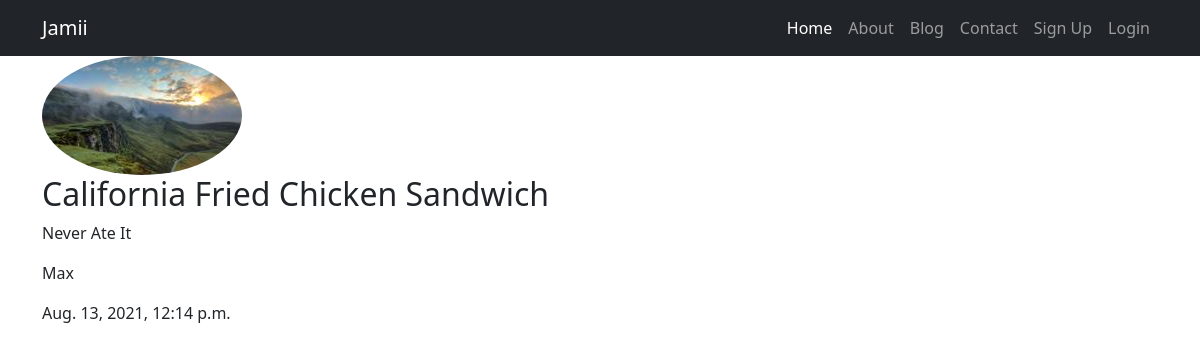
The page /blog/post/5/ on the database its author committed.
### blog/models.py (models this page shows, shortened)
class Post(models.Model):
    title = models.CharField(max_length=100)
    content = models.TextField()
    date_posted = models.DateTimeField(default=timezone.now)
    author = models.ForeignKey(User, on_delete=models.CASCADE)

### users/models.py (models this page shows, shortened)
class Profile(models.Model):
    user = models.OneToOneField(User, on_delete=models.CASCADE)
    image = models.ImageField(default='default.jpg', upload_to='profile_pics')

### blog/views.py (the view)
# urls.py: path('post/<int:pk>/', PostDetailView.as_view(), name='post-detail'),
class PostDetailView(DetailView):
    model = Post

### blog/templates/blog/post_detail.html (shortened to what this page needs)
{% extends 'blog/base.html' %}
{% block content %}
    <img class="rounded-circle" src="{{ object.author.profile.image.url }}"/>
        <h2>{{ object.title }}</h2>
        <p>{{ object.content }}</p>
        <p><a href="{% url 'user-posts' object.author.username %}"></a>{{ object.author }}</p>
        <p>{{ object.date_posted }}</p>
{% endblock content %}

### rows shown on the page
Post: author.profile.image (picture), title "California Fried Chicken Sandwich", content "Never Ate It", author "Max", date_posted "Aug. 13, 2021, 12:14 p.m."
